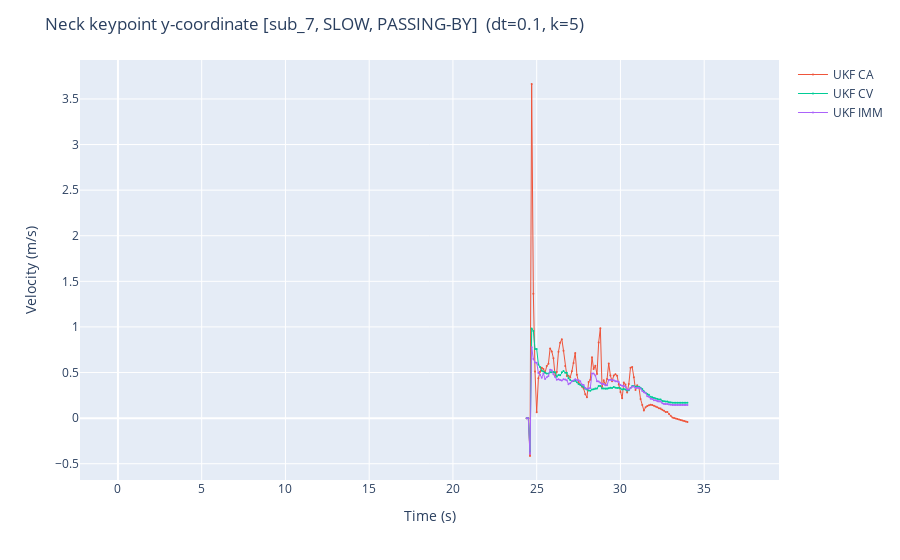

Here is the notebook cell this chart was saved with:
### Code cell
state = 'kp0_yd'

fig = px.line()
fig.add_scatter(x=filt_seconds,
                y=filt['_'.join(('ca',state))],
                mode='lines+markers',
                name='UKF CA'
)
fig.add_scatter(x=filt_seconds,
                y=filt['_'.join(('cv',state))],
                mode='lines+markers',
                name='UKF CV'
)
fig.add_scatter(x=filt_seconds,
                y=filt['_'.join(('imm',state))],
                mode='lines+markers',
                name='UKF IMM'
)
if predict_k_steps:
    fig.add_scatter(x=kpred_seconds,
                    y=kpred['_'.join(('ca',state))],
                    mode='lines+markers',
                    name='CA K-step ahead prediction'
    )
    fig.add_scatter(x=kpred_seconds,
                    y=kpred['_'.join(('imm',state))],
                    mode='lines+markers',
                    name='IMM K-step ahead prediction'
    )

fig.update_traces(marker=dict(size=2), line=dict(width=1))
fig.update_layout(title=description+" velocity"+f" [{subject}, {velocity}, {task}] "+f" (dt={dt}, k={k})",
                  xaxis_title='Time (s)',
                  yaxis_title='Velocity (m/s)')

fig.show()

# Save the plot to the plots folder in html format
plot_name = '_'.join([subject, velocity, task, state, "dt", str(dt), "k", str(k), "vel"]) + '.html'
fig.write_html(os.path.join(plot_dir, plot_name))

### Figure 1 — Plotly figure (JSON) as saved in the notebook; plotly's stock layout.template omitted (floating-point values rounded to 4 significant figures; data arrays with more than 128 entries replaced by an {"elided": "..."} marker saying what was removed)
{"data": [{"hovertemplate": "<extra></extra>", "legendgroup": "", "line": {"color": "#636efa", "dash": "solid", "width": 1}, "marker": {"size": 2, "symbol": "circle"}, "mode": "lines", "name": "", "orientation": "v", "showlegend": false, "type": "scatter", "xaxis": "x", "yaxis": "y"}, {"line": {"width": 1}, "marker": {"size": 2}, "mode": "lines+markers", "name": "UKF CA", "type": "scatter", "x": {"elided": "373 float values"}, "y": {"elided": "373 float values"}}, {"line": {"width": 1}, "marker": {"size": 2}, "mode": "lines+markers", "name": "UKF CV", "type": "scatter", "x": {"elided": "373 float values"}, "y": {"elided": "373 float values"}}, {"line": {"width": 1}, "marker": {"size": 2}, "mode": "lines+markers", "name": "UKF IMM", "type": "scatter", "x": {"elided": "373 float values"}, "y": {"elided": "373 float values"}}], "layout": {"legend": {"tracegroupgap": 0}, "margin": {"t": 60}, "title": {"text": "Neck keypoint y-coordinate [sub_7, SLOW, PASSING-BY]  (dt=0.1, k=5)"}, "xaxis": {"anchor": "y", "domain": [0, 1], "title": {"text": "Time (s)"}}, "yaxis": {"anchor": "x", "domain": [0, 1], "title": {"text": "Velocity (m/s)"}}}}
